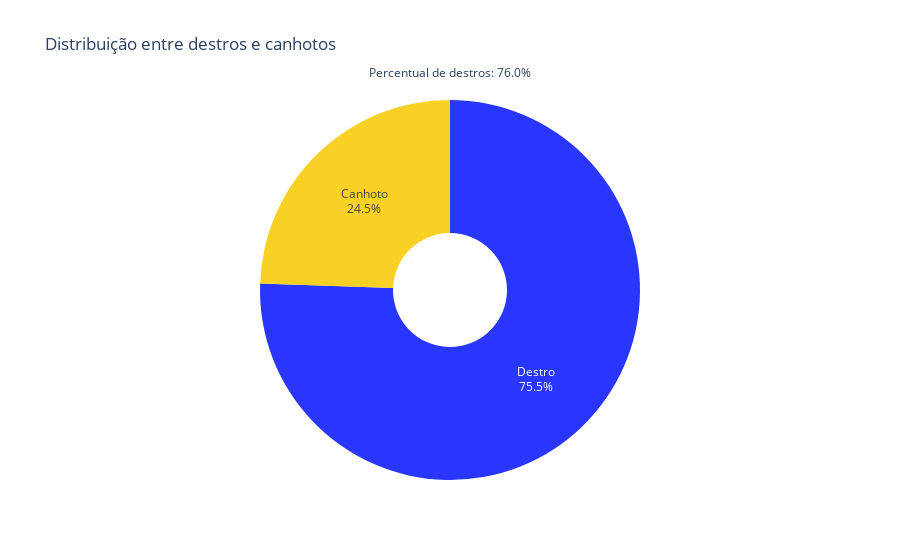

The cell this chart's notebook holds for it:
### Code cell
labels = ['Destro', 'Canhoto']
values = player_attributes['preferred_foot'].value_counts()

pie_trace = go.Pie(labels=labels, values=values, hoverinfo='label+percent', textinfo='percent+label', 
                   marker=dict(colors=['#2937fe', '#f8d124']), hole=0.3)

layout = go.Layout(title='Distribuição entre destros e canhotos',
                   annotations=[{'text': f"Percentual de destros: {(round(percentual_r, 2) * 100)}%",
                                 'showarrow': False, 'x': .5, 'y': 1.1
                    }], showlegend=False)

fig4 = go.Figure(data=[pie_trace], layout=layout)
fig4.show()

### Figure 1 — Plotly figure (JSON) as saved in the notebook; plotly's stock layout.template omitted (floating-point values rounded to 4 significant figures)
{"data": [{"hole": 0.3, "hoverinfo": "label+percent", "labels": ["Destro", "Canhoto"], "marker": {"colors": ["#2937fe", "#f8d124"]}, "textinfo": "percent+label", "type": "pie", "values": [136247, 44107]}], "layout": {"annotations": [{"showarrow": false, "text": "Percentual de destros: 76.0%", "x": 0.5, "y": 1.1}], "showlegend": false, "title": {"text": "Distribuição entre destros e canhotos"}}}
